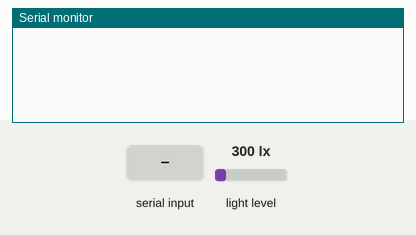
Recording of a sketch running on a simulated Arduino Uno, built with avr-gcc and run on an emulated ATmega328P. Parts: the last lines printed to the serial monitor. Inputs (shaded band) come from the test bench; at power-on: light level 300 lx.

Above: at 1.2 s.
1.3 s: "DISCOVER_LUX_SENSOR\n" received over Serial
At 1.56 s:
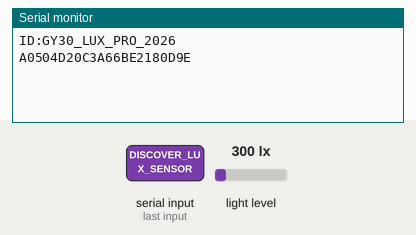
2.8 s: light level set to 40 lx
At 3.17 s:
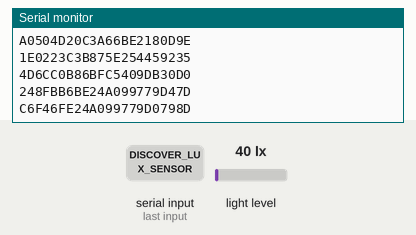
4.8 s: light level set to 500 lx
At 5.18 s:
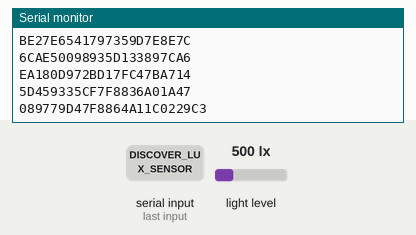
6.8 s: light level set to 1000 lx
At 7.19 s:
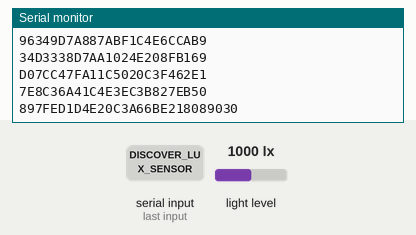
8.8 s: "DISCOVER_LUX_SENSOR\n" received over Serial
At 8.81 s:
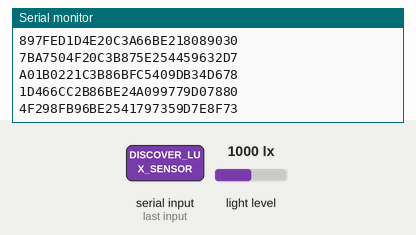
10.8 s: light level set to 1500 lx
At 10.82 s:
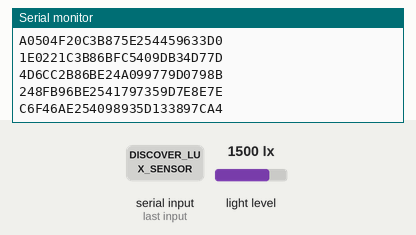

Measured:
- after the input at 1.3 s, the serial monitor: prints a new line at once (image 1)
- after the input at 2.8 s, the serial monitor: prints a new line after 0.11 s (image 2)
- after the input at 4.8 s, the serial monitor: prints a new line after 0.12 s (image 3)
- after the input at 6.8 s, the serial monitor: prints a new line after 0.14 s (image 4)

The sketch:

sketch_nov12a.ino
```cpp
#include <Wire.h>
#include <BH1750.h>

BH1750 lightMeter;

// 16-byte Secret Key (Must match Python software exactly)
const byte SECRET_KEY[16] = {
  0x4A, 0x91, 0x2C, 0x7E, 0x10, 0xF3, 0x88, 0x5B,
  0xD2, 0x64, 0x39, 0xA7, 0x05, 0xE1, 0x4F, 0xB8
};

bool isPaired = false;
uint16_t packetCounter = 0;

void setup() {
  Serial.begin(115200);
  Wire.begin();
  lightMeter.begin(BH1750::CONTINUOUS_HIGH_RES_MODE);
}

void loop() {
  // 1. Listen for Windows App Handshake
  if (Serial.available() > 0) {
    String cmd = Serial.readStringUntil('\n');
    cmd.trim();
    if (cmd == "DISCOVER_LUX_SENSOR") {
      Serial.println("ID:GY30_LUX_PRO_2026");
      isPaired = true;
      packetCounter = 0;
    } else if (cmd == "DISCONNECT") {
      isPaired = false;
    }
  }

  // 2. Encrypt and Stream Data if Paired
  if (isPaired) {
    float lux = lightMeter.readLightLevel();
    if (lux < 0) lux = 0.0;
    packetCounter++;

    // Format payload: "COUNTER|LUX|CHECKSUM"
    long luxInt = (long)(lux * 100.0 + 0.5);
    int checksum = (packetCounter + luxInt) % 256;
    String payload = String(packetCounter) + "|" + String(lux, 2) + "|" + String(checksum);

    // Encrypt payload using rolling XOR cipher and send as HEX
    for (unsigned int i = 0; i < payload.length(); i++) {
      byte encryptedByte = payload[i] ^ SECRET_KEY[(i + packetCounter) % 16];
      if (encryptedByte < 16) Serial.print("0");
      Serial.print(encryptedByte, HEX);
    }
    Serial.println();
    delay(400);
  }
}
```
